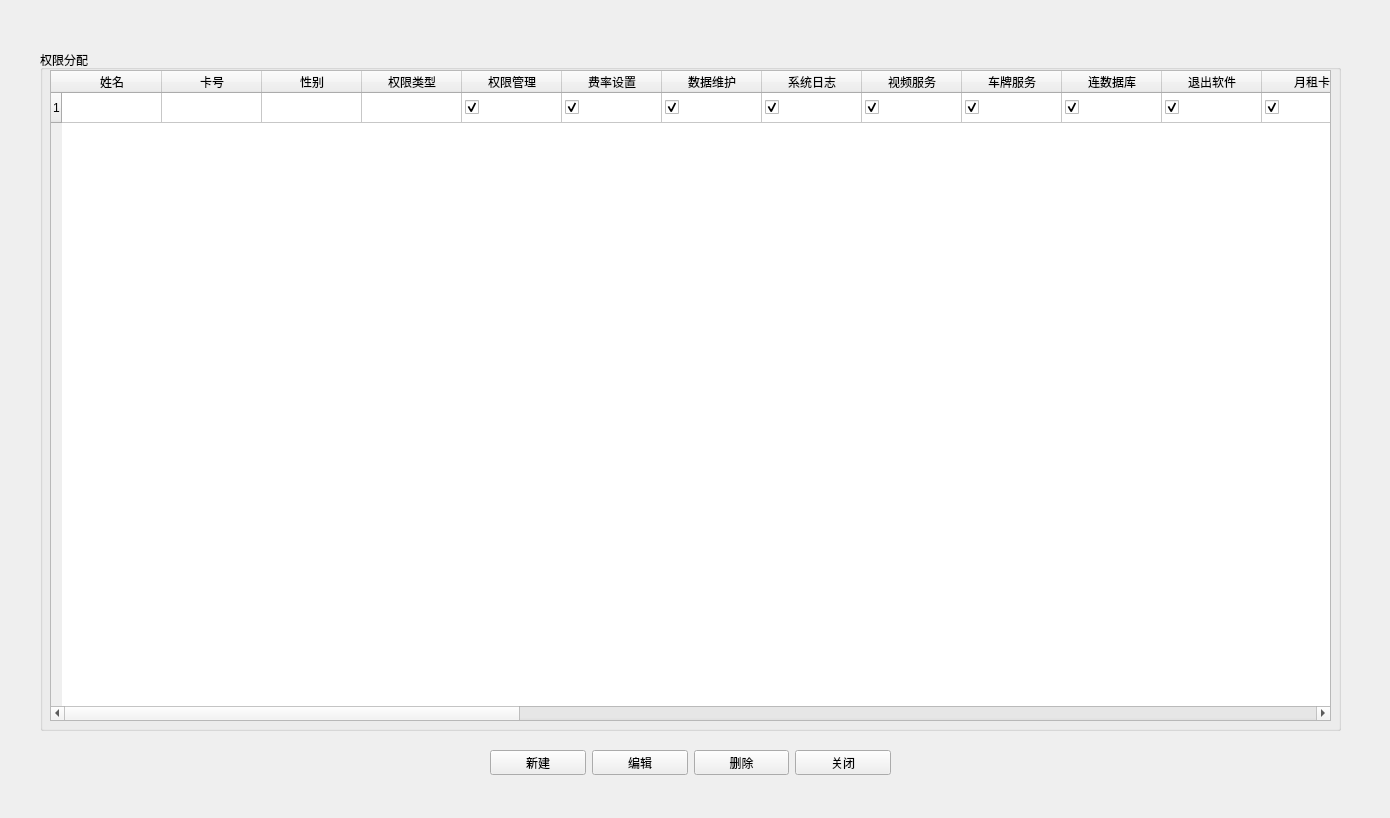
<?xml version="1.0" encoding="UTF-8"?>
<ui version="4.0">
 <class>CRightMgm</class>
 <widget class="QFrame" name="CRightMgm">
  <property name="geometry">
   <rect>
    <x>0</x>
    <y>0</y>
    <width>1390</width>
    <height>818</height>
   </rect>
  </property>
  <property name="windowTitle">
   <string>权限设置</string>
  </property>
  <property name="styleSheet">
   <string notr="true">background-image:url(D:/WinParkUI/debug/Image/NewIcon/CommonBigBG-normal.jpg);</string>
  </property>
  <property name="frameShape">
   <enum>QFrame::NoFrame</enum>
  </property>
  <property name="frameShadow">
   <enum>QFrame::Raised</enum>
  </property>
  <widget class="QGroupBox" name="gbRight">
   <property name="geometry">
    <rect>
     <x>40</x>
     <y>50</y>
     <width>1301</width>
     <height>681</height>
    </rect>
   </property>
   <property name="styleSheet">
    <string notr="true">background-image:url(none);</string>
   </property>
   <property name="title">
    <string>权限分配</string>
   </property>
   <widget class="QTableWidget" name="tableRight">
    <property name="geometry">
     <rect>
      <x>10</x>
      <y>20</y>
      <width>1281</width>
      <height>651</height>
     </rect>
    </property>
    <property name="styleSheet">
     <string notr="true">background-image:url(none);</string>
    </property>
    <row>
     <property name="text">
      <string>1</string>
     </property>
    </row>
    <column>
     <property name="text">
      <string>姓名</string>
     </property>
    </column>
    <column>
     <property name="text">
      <string>卡号</string>
     </property>
    </column>
    <column>
     <property name="text">
      <string>性别</string>
     </property>
    </column>
    <column>
     <property name="text">
      <string>权限类型</string>
     </property>
    </column>
    <column>
     <property name="text">
      <string>权限管理</string>
     </property>
    </column>
    <column>
     <property name="text">
      <string>费率设置</string>
     </property>
    </column>
    <column>
     <property name="text">
      <string>数据维护</string>
     </property>
    </column>
    <column>
     <property name="text">
      <string>系统日志</string>
     </property>
    </column>
    <column>
     <property name="text">
      <string>视频服务</string>
     </property>
    </column>
    <column>
     <property name="text">
      <string>车牌服务</string>
     </property>
    </column>
    <column>
     <property name="text">
      <string>连数据库</string>
     </property>
    </column>
    <column>
     <property name="text">
      <string>退出软件</string>
     </property>
    </column>
    <column>
     <property name="text">
      <string>月租卡</string>
     </property>
    </column>
    <column>
     <property name="text">
      <string>储值卡</string>
     </property>
    </column>
    <column>
     <property name="text">
      <string>计时卡</string>
     </property>
    </column>
    <column>
     <property name="text">
      <string>发布显示屏信息</string>
     </property>
    </column>
    <column>
     <property name="text">
      <string>设备配置</string>
     </property>
    </column>
    <column>
     <property name="text">
      <string>系统设置</string>
     </property>
    </column>
    <column>
     <property name="text">
      <string>批量设置卡片进出权</string>
     </property>
    </column>
    <column>
     <property name="text">
      <string>收费折扣种类设置</string>
     </property>
    </column>
    <column>
     <property name="text">
      <string>黑名单</string>
     </property>
    </column>
    <column>
     <property name="text">
      <string>串口设置</string>
     </property>
    </column>
    <column>
     <property name="text">
      <string>车牌识别设置</string>
     </property>
    </column>
    <column>
     <property name="text">
      <string>时间同步</string>
     </property>
    </column>
    <column>
     <property name="text">
      <string>出入记录</string>
     </property>
    </column>
    <column>
     <property name="text">
      <string>续费纪录</string>
     </property>
    </column>
    <column>
     <property name="text">
      <string>折扣汇总报表</string>
     </property>
    </column>
    <column>
     <property name="text">
      <string>打印日报表</string>
     </property>
    </column>
    <column>
     <property name="text">
      <string>打印月报表</string>
     </property>
    </column>
    <column>
     <property name="text">
      <string>打印年报表</string>
     </property>
    </column>
    <column>
     <property name="text">
      <string>住址</string>
     </property>
    </column>
    <column>
     <property name="text">
      <string>电话</string>
     </property>
    </column>
    <column>
     <property name="text">
      <string>id</string>
     </property>
    </column>
    <item row="0" column="0">
     <property name="text">
      <string/>
     </property>
    </item>
    <item row="0" column="2">
     <property name="text">
      <string/>
     </property>
    </item>
    <item row="0" column="3">
     <property name="text">
      <string/>
     </property>
    </item>
    <item row="0" column="4">
     <property name="text">
      <string/>
     </property>
     <property name="checkState">
      <enum>Checked</enum>
     </property>
    </item>
    <item row="0" column="5">
     <property name="text">
      <string/>
     </property>
     <property name="checkState">
      <enum>Checked</enum>
     </property>
    </item>
    <item row="0" column="6">
     <property name="text">
      <string/>
     </property>
     <property name="checkState">
      <enum>Checked</enum>
     </property>
    </item>
    <item row="0" column="7">
     <property name="text">
      <string/>
     </property>
     <property name="checkState">
      <enum>Checked</enum>
     </property>
    </item>
    <item row="0" column="8">
     <property name="text">
      <string/>
     </property>
     <property name="checkState">
      <enum>Checked</enum>
     </property>
    </item>
    <item row="0" column="9">
     <property name="text">
      <string/>
     </property>
     <property name="checkState">
      <enum>Checked</enum>
     </property>
    </item>
    <item row="0" column="10">
     <property name="text">
      <string/>
     </property>
     <property name="checkState">
      <enum>Checked</enum>
     </property>
    </item>
    <item row="0" column="11">
     <property name="text">
      <string/>
     </property>
     <property name="checkState">
      <enum>Checked</enum>
     </property>
    </item>
    <item row="0" column="12">
     <property name="text">
      <string/>
     </property>
     <property name="checkState">
      <enum>Checked</enum>
     </property>
    </item>
    <item row="0" column="13">
     <property name="text">
      <string/>
     </property>
     <property name="checkState">
      <enum>Checked</enum>
     </property>
    </item>
    <item row="0" column="14">
     <property name="text">
      <string/>
     </property>
     <property name="checkState">
      <enum>Checked</enum>
     </property>
    </item>
    <item row="0" column="15">
     <property name="text">
      <string/>
     </property>
     <property name="checkState">
      <enum>Checked</enum>
     </property>
    </item>
    <item row="0" column="16">
     <property name="text">
      <string/>
     </property>
     <property name="checkState">
      <enum>Checked</enum>
     </property>
    </item>
    <item row="0" column="17">
     <property name="text">
      <string/>
     </property>
     <property name="checkState">
      <enum>Checked</enum>
     </property>
    </item>
    <item row="0" column="18">
     <property name="text">
      <string/>
     </property>
     <property name="checkState">
      <enum>Checked</enum>
     </property>
    </item>
    <item row="0" column="19">
     <property name="text">
      <string/>
     </property>
     <property name="checkState">
      <enum>Checked</enum>
     </property>
    </item>
    <item row="0" column="21">
     <property name="text">
      <string/>
     </property>
     <property name="checkState">
      <enum>Checked</enum>
     </property>
    </item>
    <item row="0" column="22">
     <property name="text">
      <string/>
     </property>
     <property name="checkState">
      <enum>Checked</enum>
     </property>
    </item>
    <item row="0" column="23">
     <property name="text">
      <string/>
     </property>
     <property name="checkState">
      <enum>Checked</enum>
     </property>
    </item>
    <item row="0" column="24">
     <property name="text">
      <string/>
     </property>
     <property name="checkState">
      <enum>Checked</enum>
     </property>
    </item>
    <item row="0" column="25">
     <property name="text">
      <string/>
     </property>
     <property name="checkState">
      <enum>Checked</enum>
     </property>
     <property name="flags">
      <set>ItemIsSelectable|ItemIsUserCheckable|ItemIsEnabled</set>
     </property>
    </item>
    <item row="0" column="26">
     <property name="text">
      <string/>
     </property>
     <property name="checkState">
      <enum>Checked</enum>
     </property>
    </item>
    <item row="0" column="27">
     <property name="text">
      <string/>
     </property>
     <property name="checkState">
      <enum>Checked</enum>
     </property>
    </item>
    <item row="0" column="28">
     <property name="text">
      <string/>
     </property>
     <property name="checkState">
      <enum>Checked</enum>
     </property>
    </item>
    <item row="0" column="29">
     <property name="text">
      <string/>
     </property>
     <property name="checkState">
      <enum>Checked</enum>
     </property>
    </item>
   </widget>
  </widget>
  <widget class="QWidget" name="wgButton" native="true">
   <property name="geometry">
    <rect>
     <x>490</x>
     <y>750</y>
     <width>401</width>
     <height>31</height>
    </rect>
   </property>
   <property name="styleSheet">
    <string notr="true">background-image:url(none);</string>
   </property>
   <widget class="QWidget" name="layoutWidget">
    <property name="geometry">
     <rect>
      <x>0</x>
      <y>0</y>
      <width>401</width>
      <height>25</height>
     </rect>
    </property>
    <property name="styleSheet">
     <string notr="true">background-image:url(none);</string>
    </property>
    <layout class="QHBoxLayout" name="hbLayout">
     <item>
      <widget class="QPushButton" name="btnNew">
       <property name="styleSheet">
        <string notr="true">background-image:url(none);</string>
       </property>
       <property name="text">
        <string>新建</string>
       </property>
      </widget>
     </item>
     <item>
      <widget class="QPushButton" name="btnEdit">
       <property name="styleSheet">
        <string notr="true">background-image:url(none);</string>
       </property>
       <property name="text">
        <string>编辑</string>
       </property>
      </widget>
     </item>
     <item>
      <widget class="QPushButton" name="btnDelete">
       <property name="styleSheet">
        <string notr="true">background-image:url(none);</string>
       </property>
       <property name="text">
        <string>删除</string>
       </property>
      </widget>
     </item>
     <item>
      <widget class="QPushButton" name="btnExit">
       <property name="styleSheet">
        <string notr="true">background-image:url(none);</string>
       </property>
       <property name="text">
        <string>关闭</string>
       </property>
      </widget>
     </item>
    </layout>
   </widget>
  </widget>
  <widget class="QLabel" name="lblTitle">
   <property name="geometry">
    <rect>
     <x>30</x>
     <y>5</y>
     <width>141</width>
     <height>21</height>
    </rect>
   </property>
   <property name="font">
    <font>
     <weight>75</weight>
     <bold>true</bold>
    </font>
   </property>
   <property name="styleSheet">
    <string notr="true">background-image:url(none);
color: rgb(170, 0, 0);</string>
   </property>
   <property name="text">
    <string/>
   </property>
  </widget>
  <widget class="QLabel" name="lblClose">
   <property name="geometry">
    <rect>
     <x>1350</x>
     <y>6</y>
     <width>30</width>
     <height>15</height>
    </rect>
   </property>
   <property name="text">
    <string/>
   </property>
  </widget>
 </widget>
 <resources/>
 <connections/>
</ui>
